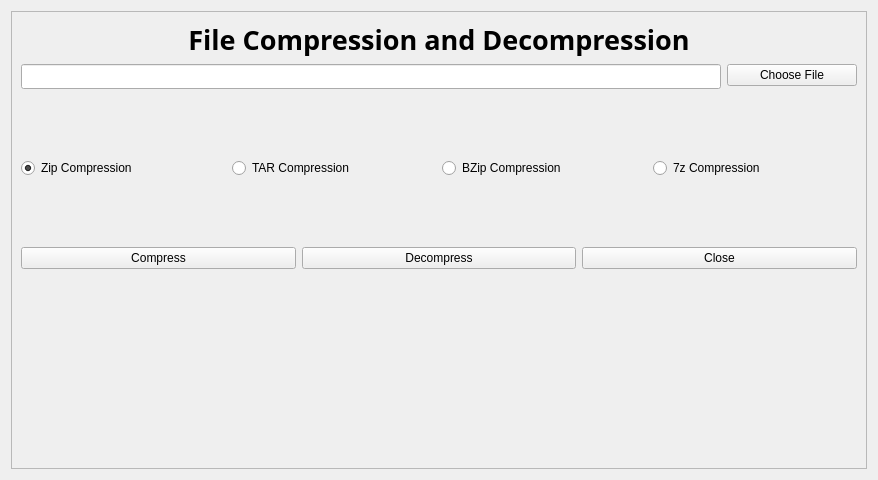
<?xml version="1.0" encoding="UTF-8"?>
<ui version="4.0">
    <class>Form</class>
    <widget class="QWidget" name="Form">
        <property name="geometry">
            <rect>
                <x>0</x>
                <y>0</y>
                <width>878</width>
                <height>480</height>
            </rect>
        </property>
        <property name="minimumSize">
            <size>
                <width>878</width>
                <height>480</height>
            </size>
        </property>
        <property name="maximumSize">
            <size>
                <width>878</width>
                <height>480</height>
            </size>
        </property>
        <property name="windowTitle">
            <string>Form</string>
        </property>
        <layout class="QVBoxLayout" name="verticalLayout_2">
            <item>
                <widget class="QFrame" name="frame">
                    <property name="frameShape">
                        <enum>QFrame::StyledPanel</enum>
                    </property>
                    <property name="frameShadow">
                        <enum>QFrame::Raised</enum>
                    </property>
                    <layout class="QVBoxLayout" name="verticalLayout">
                        <item>
                            <widget class="QLabel" name="label">
                                <property name="font">
                                    <font>
                                        <family>Rockwell</family>
                                        <pointsize>20</pointsize>
                                        <bold>true</bold>
                                    </font>
                                </property>
                                <property name="text">
                                    <string>File Compression and Decompression</string>
                                </property>
                                <property name="alignment">
                                    <set>Qt::AlignCenter</set>
                                </property>
                            </widget>
                        </item>
                        <item>
                            <layout class="QFormLayout" name="formLayout">
                                <item row="0" column="0">
                                    <widget class="QLineEdit" name="ChooseFile">
                                        <property name="minimumSize">
                                            <size>
                                                <width>700</width>
                                                <height>25</height>
                                            </size>
                                        </property>
                                        <property name="maximumSize">
                                            <size>
                                                <width>16777215</width>
                                                <height>16777215</height>
                                            </size>
                                        </property>
                                        <property name="readOnly">
                                            <bool>false</bool>
                                        </property>
                                    </widget>
                                </item>
                                <item row="0" column="1">
                                    <widget class="QPushButton" name="BtnFileChoose">
                                        <property name="maximumSize">
                                            <size>
                                                <width>200</width>
                                                <height>16777215</height>
                                            </size>
                                        </property>
                                        <property name="text">
                                            <string>Choose File</string>
                                        </property>
                                    </widget>
                                </item>
                            </layout>
                        </item>
                        <item>
                            <spacer name="verticalSpacer_2">
                                <property name="orientation">
                                    <enum>Qt::Vertical</enum>
                                </property>
                                <property name="sizeHint" stdset="0">
                                    <size>
                                        <width>20</width>
                                        <height>40</height>
                                    </size>
                                </property>
                            </spacer>
                        </item>
                        <item>
                            <layout class="QHBoxLayout" name="horizontalLayout">
                                <item>
                                    <widget class="QRadioButton" name="RdZip">
                                        <property name="text">
                                            <string>Zip Compression</string>
                                        </property>
                                        <property name="checked">
                                            <bool>true</bool>
                                        </property>
                                    </widget>
                                </item>
                                <item>
                                    <widget class="QRadioButton" name="RdRAR">
                                        <property name="text">
                                            <string>TAR Compression</string>
                                        </property>
                                    </widget>
                                </item>
                                <item>
                                    <widget class="QRadioButton" name="RdBzip">
                                        <property name="text">
                                            <string>BZip Compression</string>
                                        </property>
                                    </widget>
                                </item>
                                <item>
                                    <widget class="QRadioButton" name="Rd7z">
                                        <property name="text">
                                            <string>7z Compression</string>
                                        </property>
                                    </widget>
                                </item>
                            </layout>
                        </item>
                        <item>
                            <spacer name="verticalSpacer_3">
                                <property name="orientation">
                                    <enum>Qt::Vertical</enum>
                                </property>
                                <property name="sizeHint" stdset="0">
                                    <size>
                                        <width>20</width>
                                        <height>40</height>
                                    </size>
                                </property>
                            </spacer>
                        </item>
                        <item>
                            <layout class="QHBoxLayout" name="horizontalLayout_2">
                                <item>
                                    <widget class="QPushButton" name="BtnCompress">
                                        <property name="text">
                                            <string>Compress</string>
                                        </property>
                                    </widget>
                                </item>
                                <item>
                                    <widget class="QPushButton" name="BtnDecompress">
                                        <property name="text">
                                            <string>Decompress</string>
                                        </property>
                                    </widget>
                                </item>
                                <item>
                                    <widget class="QPushButton" name="BtnMainMenu">
                                        <property name="text">
                                            <string>Close</string>
                                        </property>
                                    </widget>
                                </item>
                            </layout>
                        </item>
                        <item>
                            <spacer name="verticalSpacer_5">
                                <property name="orientation">
                                    <enum>Qt::Vertical</enum>
                                </property>
                                <property name="sizeHint" stdset="0">
                                    <size>
                                        <width>20</width>
                                        <height>40</height>
                                    </size>
                                </property>
                            </spacer>
                        </item>
                        <item>
                            <spacer name="verticalSpacer_4">
                                <property name="orientation">
                                    <enum>Qt::Vertical</enum>
                                </property>
                                <property name="sizeHint" stdset="0">
                                    <size>
                                        <width>20</width>
                                        <height>40</height>
                                    </size>
                                </property>
                            </spacer>
                        </item>
                        <item>
                            <spacer name="verticalSpacer">
                                <property name="orientation">
                                    <enum>Qt::Vertical</enum>
                                </property>
                                <property name="sizeHint" stdset="0">
                                    <size>
                                        <width>20</width>
                                        <height>40</height>
                                    </size>
                                </property>
                            </spacer>
                        </item>
                    </layout>
                </widget>
            </item>
        </layout>
    </widget>
    <resources/>
    <connections/>
</ui>
